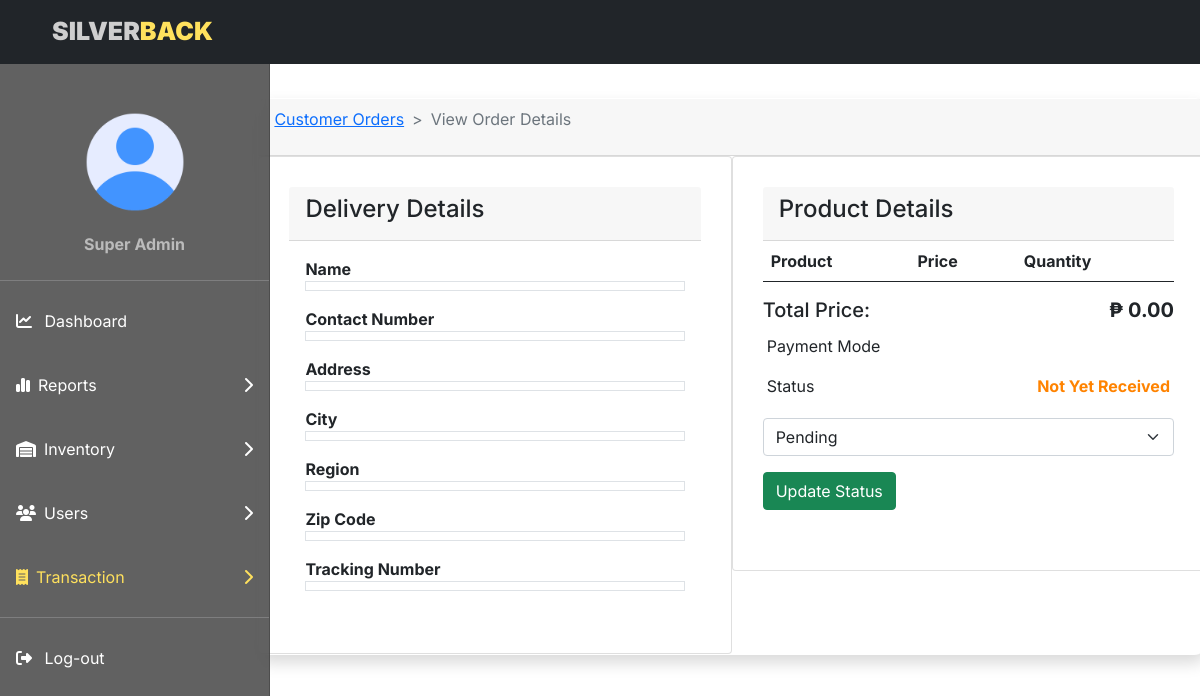
/admin/vieworder.php?track_no=SLVRBCK-100099370896 (signed in), run on an earlier commit of the app's database.
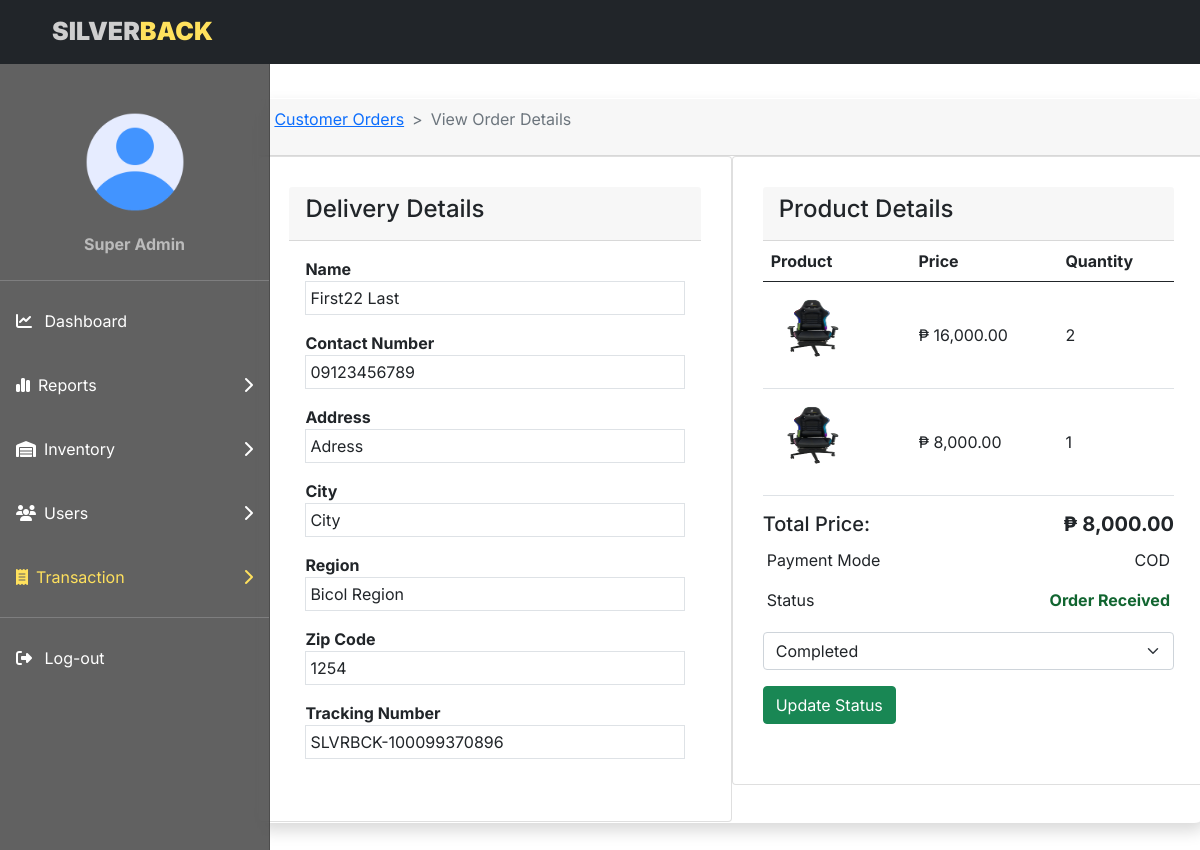
And on a later commit of the database.
### tables this page shows
CREATE TABLE `users` (
  `user_id` int(11) NOT NULL,
  `username` varchar(100) NOT NULL,
  `user_email` varchar(100) NOT NULL,
  `user_password` varchar(100) NOT NULL,
  `fname` varchar(50) NOT NULL,
  `lname` varchar(50) NOT NULL,
  `contactnum` varchar(12) NOT NULL,
  `birthday` date NOT NULL,
  `address` varchar(100) NOT NULL,
  `city` varchar(50) NOT NULL,
  `region` varchar(50) NOT NULL,
  `zip` int(10) NOT NULL,
  `image` varchar(100) DEFAULT NULL,
  `role` tinyint(4) NOT NULL DEFAULT 0,
  `ip_add` varchar(12) NOT NULL,
  `token` varchar(40) NOT NULL,
  `created_at` timestamp NOT NULL DEFAULT current_timestamp(),
  `lastactivity` timestamp NULL DEFAULT current_timestamp()
);

CREATE TABLE `orders` (
  `order_id` int(11) NOT NULL,
  `tracking_no` varchar(100) NOT NULL,
  `user_id` int(100) NOT NULL,
  `total_price` decimal(7,2) NOT NULL,
  `payment_mode` varchar(100) NOT NULL,
  `payment_id` varchar(100) DEFAULT NULL,
  `order_status` tinyint(4) NOT NULL DEFAULT 0,
  `order_status1` tinyint(4) NOT NULL DEFAULT 0,
  `comments` varchar(200) DEFAULT NULL,
  `order_date` timestamp NOT NULL DEFAULT current_timestamp()
);

CREATE TABLE `products` (
  `prod_id` int(11) NOT NULL,
  `cat_id` int(11) NOT NULL,
  `prod_name` varchar(50) NOT NULL,
  `prod_index` varchar(50) NOT NULL,
  `prod_description` mediumtext NOT NULL,
  `prod_price` decimal(7,2) NOT NULL,
  `prod_image` varchar(100) NOT NULL,
  `prod_img1` varchar(20) NOT NULL,
  `prod_img2` varchar(20) NOT NULL,
  `prod_img3` varchar(20) NOT NULL,
  `prod_qty` int(11) NOT NULL,
  `prod_status` tinyint(4) NOT NULL,
  `prod_trending` tinyint(4) NOT NULL,
  `prod_keywords` mediumtext NOT NULL,
  `created_at` timestamp NOT NULL DEFAULT current_timestamp()
);

CREATE TABLE `order_item` (
  `oitem_id` int(11) NOT NULL,
  `order_id` int(100) NOT NULL,
  `prod_id` int(100) NOT NULL,
  `oitem_qty` int(100) NOT NULL,
  `oitem_price` decimal(7,2) NOT NULL,
  `oitem_date` timestamp NOT NULL DEFAULT current_timestamp()
);

### admin/functions/functions.php (called while the page is built, shortened)
<?php
include('../connection/connect.php');
function getProfile(){
    global $conn;
    $q = "SELECT * FROM users WHERE role = '1' ";
    return $q_run = mysqli_query($conn, $q);
}

### admin/vieworder.php (the view, shortened to what the rows shown need)
<?php
include('./admin.php');
if (isset($_GET['track_no'])) {
    $order_data = $_GET['track_no'];
    $q = "SELECT o.*,o.order_status AS stat, o.order_status1 AS stat1, o.total_price AS totalp, o.user_id, u.*,u.user_id FROM orders AS o INNER JOIN users u ON o.user_id = u.user_id WHERE tracking_no = '$order_data'";
    $res = mysqli_query($conn, $q);
?>
    <?php
} else {
    ?>
    <h4>Something Went Wrong</h4>
<?php
    die();
}
$d = mysqli_fetch_array($res);
?>
<!DOCTYPE html>
<html lang="en">
<head>
    <link href="https://cdn.jsdelivr.net/npm/bootstrap@5.0.2/dist/css/bootstrap.min.css" rel="stylesheet">
    <link rel="stylesheet" href="https://cdnjs.cloudflare.com/ajax/libs/font-awesome/6.2.1/css/all.min.css">
    <link rel="stylesheet" href="//cdn.jsdelivr.net/npm/alertifyjs@1.13.1/build/css/alertify.min.css" />
    <link rel="stylesheet" href="//cdn.jsdelivr.net/npm/alertifyjs@1.13.1/build/css/themes/bootstrap.min.css" />
    <link rel="stylesheet" type="text/css" href="home.css" />
</head>
<body>
    <div style="background: rgba( 70, 70, 70, 0.85 );
    backdrop-filter: blur( 15px );
    -webkit-backdrop-filter: blur( 15px ); top:64px" class="offcanvas offcanvas-start sidebar-nav" tabindex="-1" id="sidebar">
        <div class="offcanvas-body p-0">
            <nav class="navbar-dark">
                <ul class="navbar-nav">
                    <br><br>
                    <div class="uprofile">
                        <?php
                        $profile = getProfile();
                        if (mysqli_num_rows($profile) > 0) {
                            foreach ($profile as $dp => $pro) {
                        ?>
                                <center class="profile">
                                    <img src='./profile/<?php echo $pro['image'] ?>' style="width:100px;height:100px;border-radius: 50%" />
                                    <p style="color: #bbb;font-weight: 700;margin-top:20px;margin-bottom: 10px"><?php echo $pro['fname'] ?> <?php echo $pro['lname'] ?></p>
                                </center>
                        <?php
                            }
                        }
                        ?>
                    </div>
                </ul>
            </nav>
        </div>
    </div>
    <div class="container">
        <div class="row">
            <div class="col-md-12 py-md-5 mx-md-5">
                <div class="card1 shadow">
                    <div class="col-md-6 float-end">
                        <div class="card">
                            <table class="table">
                                <thead>
                                    <tr>
                                        <th>Product</th>
                                        <th>Price</th>
                                        <th>Quantity</th>
                                    </tr>
                                </thead>
                                <tbody>
                                    <?php
                                    $o_query = "SELECT o.order_id, o.tracking_no, o.user_id, oi.*,oi.oitem_qty AS order_qty,p.*,p.prod_image AS prod_image,u.*,u.user_id FROM orders o INNER JOIN users AS u ON o.user_id = u.user_id INNER JOIN order_item oi ON o.order_id = oi.order_id INNER JOIN products p ON oi.prod_id = p.prod_id WHERE o.tracking_no = '$order_data' ";
                                    $oq_run = mysqli_query($conn, $o_query);
                                    if (mysqli_num_rows($oq_run) > 0) {
                                        foreach ($oq_run as $itemdt => $output) {
                                    ?>
                                            <tr>
                                                <td class="align-middle">
                                                    <img src="./images/<?php echo $output['prod_image']; ?>" alt="<?php echo $output['prod_name']; ?>" style="width: 90px; height: 90px;">
                                                </td>
                                                <td class="align-middle">₱ <?php echo number_format($output['prod_price'] * $output['order_qty'], 2) ?></td>
                                                <td class="align-middle"><?php echo $output['order_qty'] ?></td>
                                            </tr>
                                    <?php
                                        }
                                    }
                                    ?>
                                </tbody>
                            </table>
                            <h5>Total Price: <span class="float-end fw-bold">₱ <?= number_format($d['totalp'], 2); ?></span></h5>
                            <p class="p-1 mb-2">
                                <label for="">Payment Mode</label>
                                <span class="float-end"><?php echo $d['payment_mode']; ?></span>
                            </p>
                            <p class="p-1 mb-3">
                            <form action="./code.php" method="POST">
                                <select name="o_status" class="form-select">
                                    <?php
                                    if ($d['stat'] == 0) {
                                    ?>
                                        <option value="0" <?= $d['order_status'] == 0 ? "Selected" : "" ?>>Pending</option>
                                        <option value="1" <?= $d['order_status'] == 1 ? "Selected" : "" ?>>On Delivery</option>
                                    <?php
                                    } elseif ($d['stat'] == 1 && $d['stat1'] == 0) {
                                    ?>
                                        <option value="0" <?= $d['order_status'] == 0 ? "Selected" : "" ?>>Pending</option>
                                        <option value="1" <?= $d['order_status'] == 1 ? "Selected" : "" ?>>On Delivery</option>
                                    <?php
                                    } else {
                                    ?>
                                        <option value="2" <?= $d['order_status'] == 2 ? "Selected" : "" ?>>Completed</option>
                                    <?php
                                    }
                                    ?>
                                </select>
                                <button type="submit" class="btn btn-success mt-3" name="update_order">Update Status</button>
                            </form>
                            </p>
                        </div>
                    </div>
                    <div class="col-md-6">
                        <div class="card">
                            <div class="card-body">
                                <div class="row">
                                    <div class="col-md-12">
                                        <div class="row">
                                            <div class="col-md-12 mb-3">
                                                <label class="fw-bold">Name</label>
                                                <div class="border p-1">
                                                    <?= $d['fname']; ?> <?= $d['lname']; ?>
                                                </div>
                                            </div>
                                            <div class="col-md-12 mb-3">
                                                <label class="fw-bold">Contact Number</label>
                                                <div class="border p-1">
                                                    <?= $d['contactnum']; ?>
                                                </div>
                                            </div>
                                            <div class="col-md-12 mb-3">
                                                <label class="fw-bold">Address</label>
                                                <div class="border p-1">
                                                    <?= $d['address']; ?>
                                                </div>
                                            </div>
                                            <div class="col-md-12 mb-3">
                                                <label class="fw-bold">City</label>
                                                <div class="border p-1">
                                                    <?= $d['city']; ?>
                                                </div>
                                            </div>
                                            <div class="col-md-12 mb-3">
                                                <label class="fw-bold">Region</label>
                                                <div class="border p-1">
                                                    <?= $d['region']; ?>
                                                </div>
                                            </div>
                                            <div class="col-md-12 mb-3">
                                                <label class="fw-bold">Zip Code</label>
                                                <div class="border p-1">
                                                    <?= $d['zip']; ?>
                                                </div>
                                            </div>
                                            <div class="col-md-12 mb-3">
                                                <label class="fw-bold">Tracking Number</label>
                                                <div class="border p-1">
                                                    <?= $d['tracking_no']; ?>
                                                </div>
                                            </div>
                                        </div>
                                    </div>
                                </div>
                            </div>
                        </div>
                    </div>
                </div>
            </div>
        </div>
    </div>
</body>
</html>

What changed in the data, as far as the page shows it:
added orders: products.prod_image+prod_name (picture), products.prod_price "16,000.00", order_item.oitem_qty "2", products.prod_price "8,000.00", order_item.oitem_qty "1", total_price "8,000.00", payment_mode "COD", o_status "Completed", user.fname "First22", user.lname "Last", user.contactnum "09123456789", user.address "Adress", user.city "City", user.region "Bicol Region", user.zip "1254", tracking_no "SLVRBCK-100099370896"
Also different on the page:
$d['totalp']: "0.00" → (not shown)
form field o_status: "Pending" → (not shown)
text no longer shown: "Not Yet Received"
text now shown: "Order Received"
